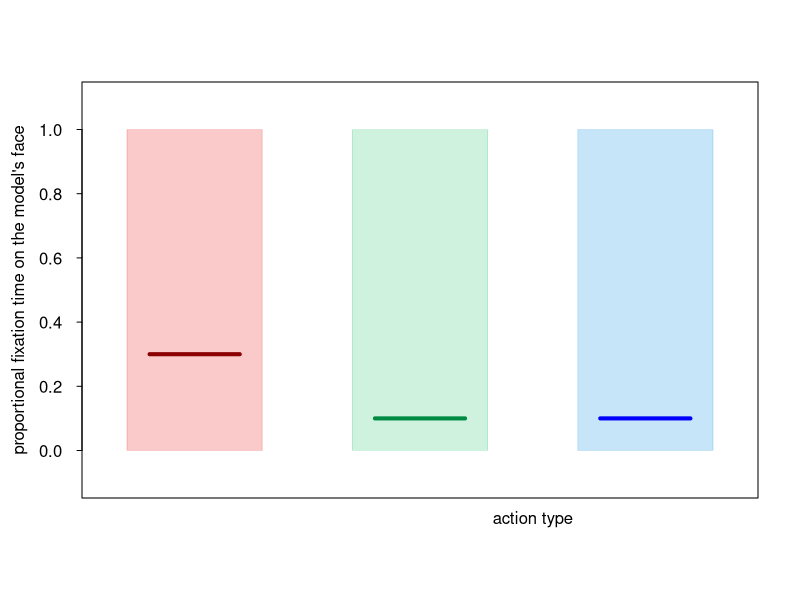

Generate this figure with R:
## Project Name: OI_EYE_2
## Analysis 1 - Prediction Plot for the analysis of face-looking times - Hypotheses Set 1

## Do children look longer into the model's face when no-contact actions
## are demonstrated compared to when pseudo-instrumental actions or relevant actions
## are demonstrated? Our predictors are the factors  action type
## (pseudo-instrumental/no-contact/relevant; within-subjects)
## and age group (child/adult; between-subjects).

## Written by: Hanna Schleihauf
## Date: 17 January 2022

# empty plot
dev.off()
plot(
  x = 1, y = 1, type = "n", xlim = c(0.5, 3.5), ylim = c(-0.1, 1.1),
  tcl = -0.25,
  xaxs = "i", xaxt = "n",
  las = 1,
  xlab = "", ylab = ""
)

## add model line
# NC
rect(
  xleft = 0.8 - 0.10, ybottom = 0, xright = 1.2 + 0.10, ytop = 1,
  density = NA, angle = 45,
  col = adjustcolor("#EE2C2C", alpha.f = 0.25), border = NULL, lty = par("lty"), lwd = par("lwd")
)
pred.yvals <- 0.30
segments(
  x0 = 0.8, x1 = 1.2,
  y0 = pred.yvals, y1 = pred.yvals, lty = 1, lwd = 4, col = "red4"
)

# PI
rect(
  xleft = 1.8 - 0.10, ybottom = 0, xright = 2.2 + 0.10, ytop = 1,
  density = NA, angle = 45,
  col = adjustcolor("#43CD80", alpha.f = 0.25), border = NULL, lty = par("lty"), lwd = par("lwd")
)
pred.yvals <- 0.10
segments(
  x0 = 1.8, x1 = 2.2,
  y0 = pred.yvals, y1 = pred.yvals, lty = 1, lwd = 4, col = "springgreen4"
)

# R
rect(
  xleft = 2.8 - 0.10, ybottom = 0, xright = 3.2 + 0.10, ytop = 1,
  density = NA, angle = 45,
  col = adjustcolor("#2297E6", alpha.f = 0.25), border = NULL, lty = par("lty"), lwd = par("lwd")
)
pred.yvals <- 0.10
segments(
  x0 = 2.8, x1 = 3.2,
  y0 = pred.yvals, y1 = pred.yvals, lty = 1, lwd = 4, col = "blue"
)


# add labels at x-axis
mtext(text = c("action type"), side = 1, line = 0.5, at = 2.5)

# add lables at y-axis
mtext(text = "proportional fixation time on the model's face", side = 2, line = 2.7, at = 0.5)
